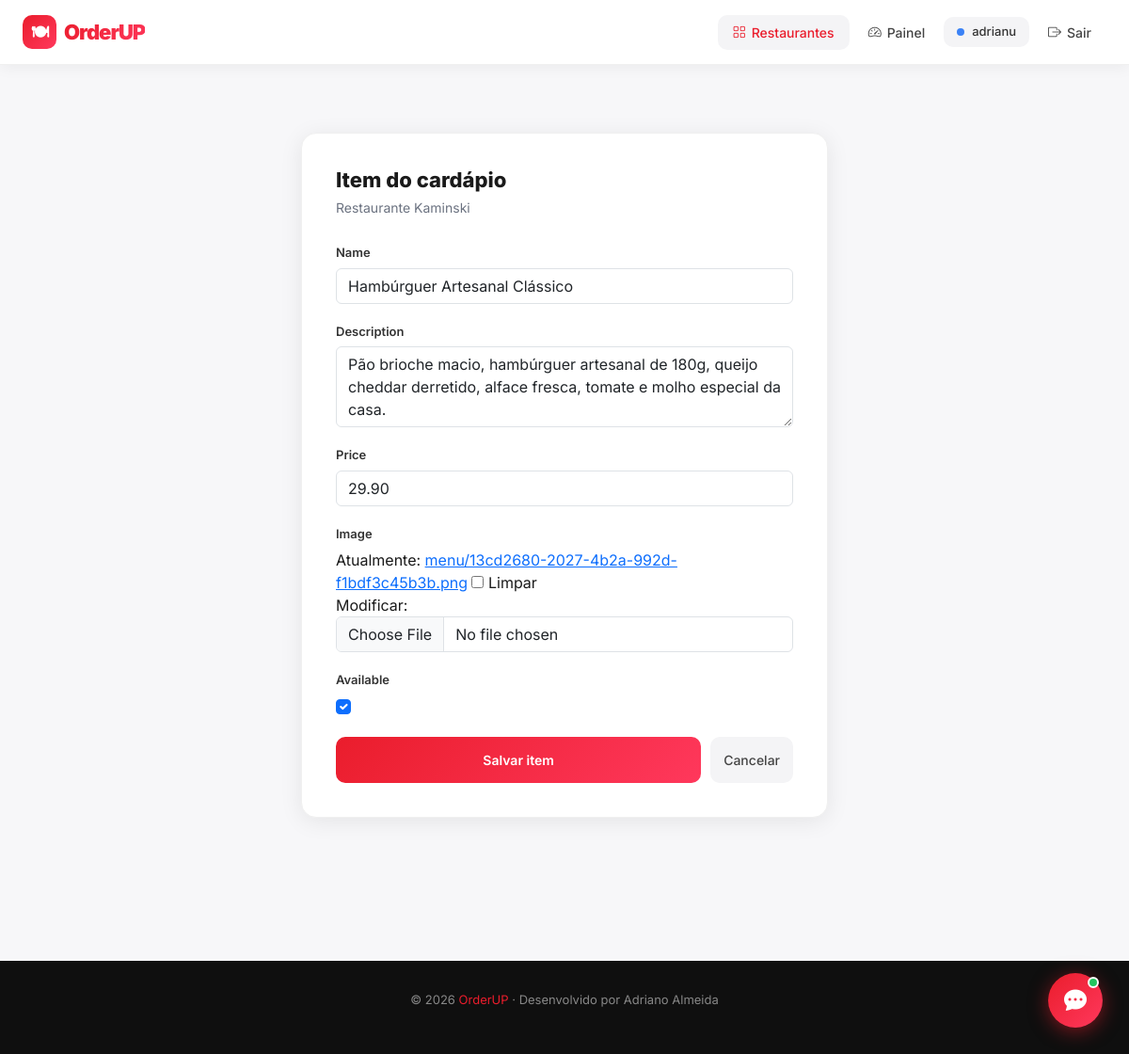
The app's page /restaurants/13/menu/8/edit/ (signed in) with its own data.
### myapp/models.py (models this page shows, shortened)
class Restaurant(models.Model):
    name = models.CharField(max_length=200)
    description = models.TextField()
    image = models.ImageField(upload_to='restaurants/', blank=True, null=True)
    owner = models.ForeignKey(User, on_delete=models.CASCADE)
    created_at = models.DateTimeField(auto_now_add=True)
    class Meta:
        ordering = ['-created_at']

class MenuItem(models.Model):
    restaurant = models.ForeignKey(
        Restaurant,
        on_delete=models.CASCADE,
        related_name='menu_items'
    )
    name = models.CharField(max_length=200)
    description = models.TextField()
    price = models.DecimalField(max_digits=8, decimal_places=2)
    image = models.ImageField(
        upload_to=menu_image_path,
        blank=True,
        null=True
    )
    available = models.BooleanField(default=True)

### myapp/views.py (the view)
@login_required
def menu_update(request, restaurant_id, item_id):
    restaurant = get_object_or_404(Restaurant, id=restaurant_id)
    item = get_object_or_404(MenuItem, id=item_id, restaurant=restaurant)
    if request.user != restaurant.owner and not request.user.is_superuser:
        messages.error(request, "Você não tem permissão para editar este produto.")
        return redirect('restaurant_detail', pk=restaurant.id)
    if request.method == 'POST':
        form = MenuItemForm(request.POST, request.FILES, instance=item)
        if form.is_valid():
            form.save()
            messages.success(request, "Produto atualizado com sucesso!")
            return redirect('restaurant_detail', pk=restaurant.id)
    else:
        form = MenuItemForm(instance=item)
    return render(request, 'menu_form.html', {'form': form, 'restaurant': restaurant})

### myapp/forms.py
class MenuItemForm(forms.ModelForm):
    class Meta:
        model = MenuItem
        fields = ['name', 'description', 'price', 'image', 'available']
        widgets = {
            'name': forms.TextInput(attrs={
                'class': 'form-control',
                'placeholder': 'Nome do item'
            }),
            'description': forms.Textarea(attrs={
                'class': 'form-control',
                'rows': 3,
                'placeholder': 'Descrição do item'
            }),
            'price': forms.NumberInput(attrs={
                'class': 'form-control',
                'placeholder': 'Preço'
            }),
            'image': forms.ClearableFileInput(attrs={
                'class': 'form-control'
            }),
            'available': forms.CheckboxInput(attrs={
                'class': 'form-check-input'
            }),
        }

### templates/menu_form.html (shortened to what this page needs)
{% extends 'base.html' %}
{% block content %}
<div class="form-card">
  <h2>Item do cardápio</h2>
  <p>{{ restaurant.name }}</p>
  <form method="post" enctype="multipart/form-data" style="margin-top:24px">
    {% for field in form %}
    <div class="form-group">
      <label class="form-label-modern">{{ field.label }}</label>
      {{ field }}
    </div>
    {% endfor %}
    <div style="display:flex;gap:10px">
      <button type="submit" class="btn-red" style="flex:1;justify-content:center;padding:14px">Salvar item</button>
      <a href="{% url 'restaurant_detail' restaurant.pk %}" class="btn-gray" style="padding:14px">Cancelar</a>
    </div>
  </form>
</div>
{% endblock %}

### templates/base.html (shortened to what this page needs)
{% load static %}
<!DOCTYPE html>
<html lang="pt-br">
<head>
<link href="https://cdn.jsdelivr.net/npm/bootstrap@5.3.2/dist/css/bootstrap.min.css" rel="stylesheet">
<link href="https://cdn.jsdelivr.net/npm/bootstrap-icons@1.11.3/font/bootstrap-icons.min.css" rel="stylesheet">
</head>
<body>
<nav class="navbar-orderup">
  <div class="nav-inner">
    <a href="{% url 'home' %}" class="brand">
      <div class="brand-icon">🍽</div>
      <span>OrderUP</span>
    </a>
    <div class="nav-links">
      {% if user.is_authenticated %}
        <a href="{% url 'restaurant_list' %}" class="nav-btn {% if '/restaurants' in request.path %}active{% endif %}">
          <i class="bi bi-grid"></i><span>Restaurantes</span>
        </a>
        {% if user.profile.user_type == 'empresa' or user.is_superuser %}
          <a href="{% url 'my_dashboard' %}" class="nav-btn {% if 'dashboard' in request.path %}active{% endif %}">
            <i class="bi bi-speedometer2"></i><span>Painel</span>
          </a>
        {% else %}
          <a href="{% url 'my_dashboard' %}" class="nav-btn {% if 'dashboard' in request.path %}active{% endif %}">
            <i class="bi bi-person-circle"></i><span>Meus Pedidos</span>
          </a>
        {% endif %}
        <div class="user-badge">
          {% if user.is_superuser %}
            <span class="dot dot-admin"></span>Admin
          {% elif user.profile.user_type == 'empresa' %}
            <span class="dot dot-empresa"></span>{{ user.username }}
          {% else %}
            <span class="dot dot-cliente"></span>{{ user.username }}
          {% endif %}
        </div>
        <form action="{% url 'logout' %}" method="post" style="margin:0">
          <button type="submit" class="nav-btn">
            <i class="bi bi-box-arrow-right"></i><span>Sair</span>
          </button>
        </form>
      {% else %}
        <a href="{% url 'login' %}" class="nav-btn nav-btn-outline">Entrar</a>
        <a href="{% url 'register' %}" class="nav-btn nav-btn-primary">Cadastrar</a>
      {% endif %}
    </div>
  </div>
</nav>
<div style="max-width:1200px;margin:0 auto;padding:{% if request.path == '/' %}40px{% else %}32px{% endif %} 24px">
  {% block content %}{% endblock %}
</div>
<footer>
  <p>© 2026 <span>OrderUP</span> · Desenvolvido por Adriano Almeida</p>
</footer>
{% if user.is_authenticated %}
<button id="chat-fab" onclick="toggleChat()">
  <i class="bi bi-chat-dots-fill" id="chat-icon"></i>
  <div class="badge-dot"></div>
</button>
{% endif %}
</body>
</html>

### templates/base.html (style rules this page uses)
:root { --red:#EA1D2C;--red2:#FF385C;--dark:#0f0f0f;--dark2:#1a1a1a; --gray:#f4f4f6;--muted:#6b7280;--white:#fff; --radius:16px;--radius-sm:10px; --shadow:0 4px 24px rgba(0,0,0,0.08); --shadow-lg:0 12px 48px rgba(0,0,0,0.14); }
* { margin:0;padding:0;box-sizing:border-box }
body { font-family:'Inter',sans-serif;background:#f7f7f9;color:#1a1a1a;min-height:100vh }
.navbar-orderup { background:#fff;border-bottom:1px solid #f0f0f0;padding:0 0;position:sticky;top:0;z-index:999;box-shadow:0 2px 16px rgba(0,0,0,0.06) }
.nav-inner { max-width:1200px;margin:0 auto;padding:0 24px;display:flex;align-items:center;height:68px;gap:12px }
.brand { font-size:22px;font-weight:900;letter-spacing:-1px;text-decoration:none;display:flex;align-items:center;gap:8px }
.brand .brand-icon { width:36px;height:36px;background:linear-gradient(135deg,var(--red),var(--red2));border-radius:10px;display:flex;align-items:center;justify-content:center;color:#fff;font-size:18px }
.brand span { background:linear-gradient(135deg,var(--red),var(--red2));-webkit-background-clip:text;-webkit-text-fill-color:transparent }
.nav-links { display:flex;align-items:center;gap:4px;margin-left:auto }
.nav-btn { display:flex;align-items:center;gap:6px;padding:8px 16px;border-radius:var(--radius-sm);font-size:14px;font-weight:500;color:#444;text-decoration:none;transition:all .2s;border:none;background:none;cursor:pointer }
.nav-btn:hover,.nav-btn.active { background:#f4f4f6;color:var(--red) }
.user-badge { display:flex;align-items:center;gap:8px;padding:6px 14px;background:#f4f4f6;border-radius:var(--radius-sm);font-size:13px;font-weight:500;color:#333 }
.user-badge .dot { width:8px;height:8px;border-radius:50%;flex-shrink:0 }
.dot-empresa { background:#3b82f6 }
.btn-red { background:linear-gradient(135deg,var(--red),var(--red2));color:#fff;border:none;padding:10px 20px;border-radius:var(--radius-sm);font-size:14px;font-weight:600;text-decoration:none;display:inline-flex;align-items:center;gap:6px;transition:all .2s;cursor:pointer }
.btn-gray { background:#f4f4f6;color:#444;border:none;padding:9px 18px;border-radius:var(--radius-sm);font-size:14px;font-weight:500;text-decoration:none;display:inline-flex;align-items:center;gap:6px;transition:all .2s;cursor:pointer }
.form-card { background:#fff;border-radius:var(--radius);padding:36px;box-shadow:var(--shadow);max-width:560px;margin:40px auto;border:1px solid #f0f0f0 }
.form-card h2 { font-size:22px;font-weight:800;margin-bottom:6px }
.form-card p { color:var(--muted);font-size:14px;margin-bottom:28px }
.form-label-modern { font-size:13px;font-weight:600;color:#333;margin-bottom:6px;display:block }
.form-group { margin-bottom:20px }
#chat-fab { position:fixed;bottom:28px;right:28px;z-index:9999;width:58px;height:58px;background:linear-gradient(135deg,var(--red),var(--red2));border:none;border-radius:50%;color:#fff;font-size:24px;cursor:pointer;box-shadow:0 4px 20px rgba(234,29,44,0.5);display:flex;align-items:center;justify-content:center;transition:all .3s }
#chat-fab .badge-dot { position:absolute;top:4px;right:4px;width:12px;height:12px;background:#22c55e;border-radius:50%;border:2px solid #fff }
footer { background:#0f0f0f;color:rgba(255,255,255,0.5);padding:32px 24px;text-align:center;font-size:13px;margin-top:80px }
footer span { color:var(--red) }

### records on screen
Restaurant: name "Restaurante Kaminski"
MenuItem: form "Hambúrguer Artesanal Clássico" "Pão brioche macio, hambúrguer artesanal de 180g, queijo cheddar derretido, alface fresca, tomate e molho especial da casa." "29.90" "☑"

### other values on screen
{{ user.username }} "adrianu"
{{ field.label }} "Name" "Description" "Price" "Image" "Available"
